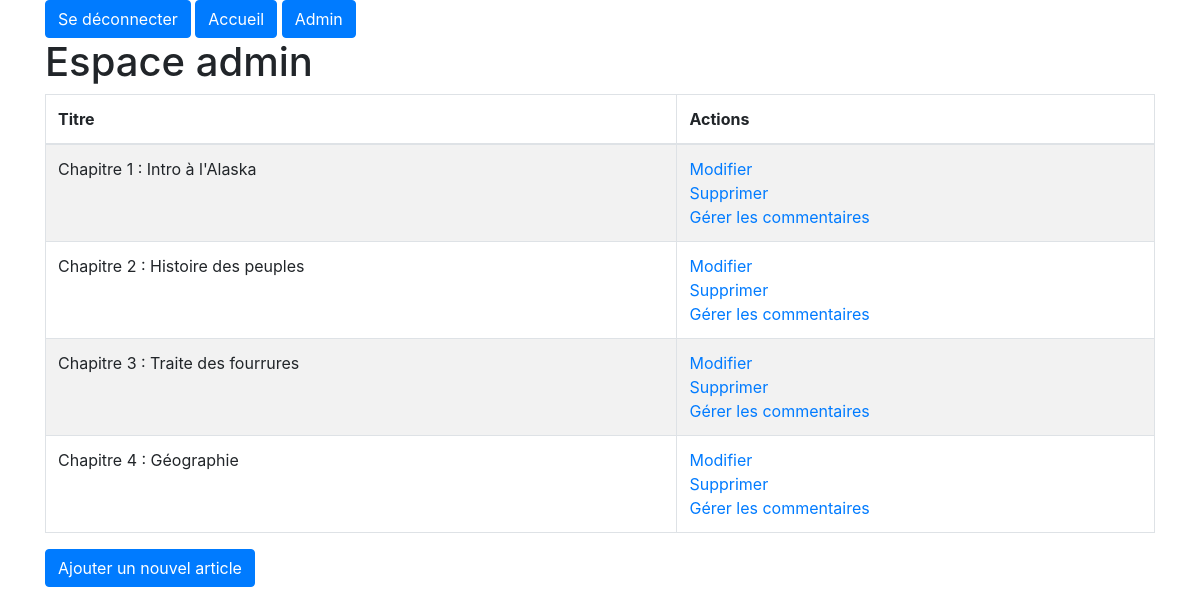
Screenshot of /index.php?action=admin (signed in) with the database file from the repository.
### tables this page shows
CREATE TABLE IF NOT EXISTS `posts` (
  `id` int(11) NOT NULL AUTO_INCREMENT,
  `titre` varchar(255) NOT NULL,
  `contenu` text NOT NULL,
  `date_creation` datetime NOT NULL,
  PRIMARY KEY (`id`)
);

### controller/BackendController.php (called while the page is built, shortened)
<?php
require_once 'dao/PostDao.php';
class BackendController
{
    private $postDao;
    public function __construct(){
        $this->postDao = new PostDao();
    }
    public function adminHome()
    {
        $posts = $this->postDao->findall();
        include_once 'view/admin/home.php';
    }
}

### dao/BaseDao.php (called while the page is built, shortened)
<?php
class BaseDao {
	 public function __construct()
	    {
			try
			{
			    $this->bd = new PDO('mysql:host=localhost;dbname=blogjeanforteroche;charset=utf8', 'root', '');
			}
			catch(Exception $e)
			{
			        die('Erreur : '.$e->getMessage());
			}
		}
}

### dao/PostDao.php (called while the page is built, shortened)
<?php
require_once 'dao/BaseDao.php';
require_once 'model/Post.php';
class PostDao extends BaseDao
{
    public function findall()
    {
        $req = $this->bd->query('SELECT * FROM posts');
        $posts = [];
        while ($donnees = $req->fetch()) {
            $post = new Post();
            $post->setId($donnees['id']);
            $post->setTitle($donnees['titre']);
            $post->setContent($donnees['contenu']);
            $posts[] = $post;
        }
        return $posts;
    }
}

### model/Post.php (called while the page is built, shortened)
<?php
class Post
{
    private $id;
    private $title;
    public function getId()
    {
        return $this->id;
    }
    public function setId($id)
    {
        $this->id = $id;
    }
    public function getTitle()
    {
        return $this->title;
    }
    public function setTitle($title)
    {
        $this->title = $title;
    }
}

### view/admin/home.php (the view, shortened to what this page needs)
<!DOCTYPE html>
<html lang="fr">
<head>
    <link href="bootstrap/css/bootstrap.min.css" rel="stylesheet">
</head>
<body>
    <div class="container">
    	<?php require('header.php'); ?>
    	<h1>Espace admin</h1>
        <table class="table table-bordered table-striped">
            <thead>
                <tr>
                    <th>Titre</th>
                    <th>Actions</th>
                </tr>
            </thead>
            <tbody>
                <?php foreach ($posts as $post) { ?>
                    <tr>
                        <td><?= $post->getTitle() ?></td>
                        <td>
                            <a href="?action=update_post&post_id=<?= $post->getId() ?>">Modifier</a>
                            <br>
                            <a href="?action=delete_post_action&post_id=<?= $post->getId() ?>">Supprimer</a>
                            <br>
                            <a href="?action=manage_comments&post_id=<?= $post->getId() ?>">Gérer les commentaires</a>
                        </td>
                    </tr>
                <?php } ?>
            </tbody>
        </table>
        <a class="btn btn-primary" href="?action=create_post&post_id=<?= $post->getId() ?>">Ajouter un nouvel article</a>
        <br>
    </div>
</body>
</html>

### rows the page displays
posts: titre "Chapitre 1 : Intro à l'Alaska"
posts: titre "Chapitre 2 : Histoire des peuples"
posts: titre "Chapitre 3 : Traite des fourrures"
posts: titre "Chapitre 4 : Géographie"
